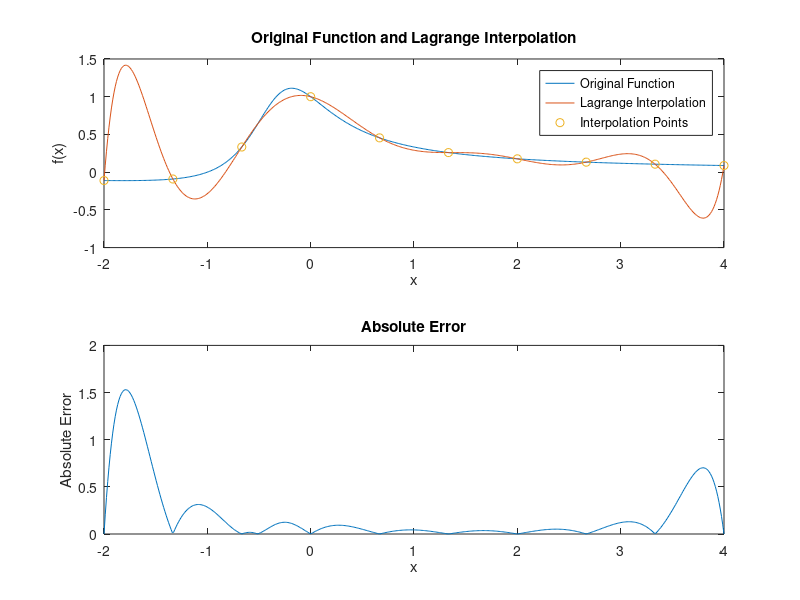

The MATLAB script that drew this image:
%a
xi = linspace(-2, 4, 10);
fi = (xi + 1) ./ (3 .* xi.^2 + 2 .* xi + 1);
x = linspace(-2, 4, 500);

% Lagrange_int
f = zeros(size(x));
n = length(xi);
for i = 1:n
    z = ones(size(x));
    for j = [1:i-1, i+1:n]
        z = z .* (x - xi(j)) ./ (xi(i) - xi(j));
    end
    f = f + fi(i) * z;
end

f_original = (x + 1) ./ (3 .* x.^2 + 2 .* x + 1);

%b
figure;
subplot(2, 1, 1);
plot(x, f_original, x, f, xi, fi, 'o');
title('Original Function and Lagrange Interpolation');
legend('Original Function', 'Lagrange Interpolation', 'Interpolation Points');
xlabel('x');
ylabel('f(x)');

%c
subplot(2, 1, 2);
error = abs(f_original - f);
plot(x, error);
title('Absolute Error');
xlabel('x');
ylabel('Absolute Error');

max_error = max(error);
fprintf('Maximum absolute error: %f\n', max_error);

L9f_at_half = 0;
for i = 1:n
    z = 1;
    for j = [1:i-1, i+1:n]
        z = z * (0.5 - xi(j)) / (xi(i) - xi(j));
    end
    L9f_at_half = L9f_at_half + fi(i) * z;
end

%d
f_at_half = (0.5 + 1) / (3 * 0.5^2 + 2 * 0.5 + 1);
abs_error_at_half = abs(f_at_half - L9f_at_half);
fprintf('Absolute error at x = 0.5: %f\n', abs_error_at_half);
